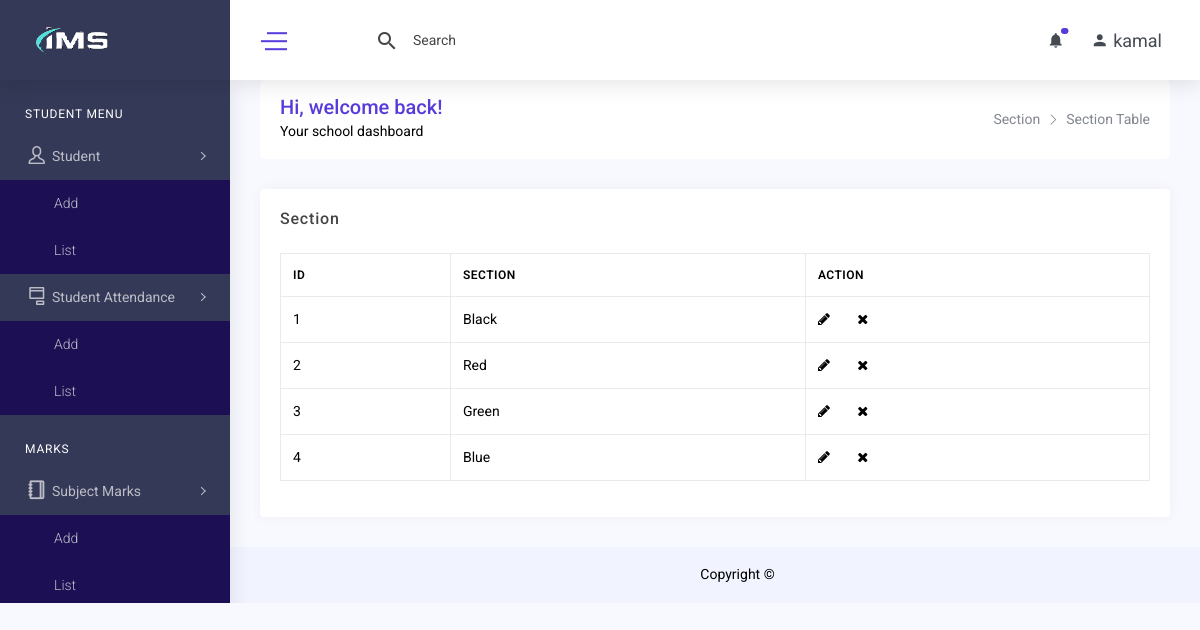
The page /section_list.php (signed in) on the database its author committed.
### tables this page shows
CREATE TABLE `section` (
  `id` int(11) NOT NULL,
  `section` varchar(255) DEFAULT NULL,
  `created_at` datetime DEFAULT NULL,
  `created_by` int(11) DEFAULT NULL,
  `updated_at` datetime DEFAULT NULL,
  `updated_by` int(11) DEFAULT NULL,
  `deleted_at` datetime DEFAULT NULL
);

### class/crud.php (called while the page is built, shortened)
<?php
    class crud{
        private $host='localhost';
        private $connection;
        public function __construct($user,$password,$database){
            $this->user=$user;
            $this->password=$password;
            $this->database=$database;
            $this->connection=new mysqli($this->host,$this->user,$this->password,$this->database);
        }
        public function common_select($table,$fields='*',$condition=false,$sort_field=false,$sort='ASC'){
            $result=array();
            $error=false;
            $sql="select $fields from $table where deleted_at is null ";
            $rs=$this->connection->query($sql);
            if($rs){
                if($rs->num_rows > 0){
                    while($r=$rs->fetch_object()){
                        array_push($result,$r);
                    }
                }
            }else{
                $error=$this->connection->error;
            }
            $return = array('data'=>$result,'error'=>$error);
            return $return;
        }
    }
?>

### include/connection.php (called while the page is built)
<?php
    include_once('class/crud.php');
    $mysqli=new crud("root","","ims");
    $baseurl="http://localhost/ims/";
?>

### section_list.php (the view, shortened to what this page needs)
<?php include('include/header.php') ?>
<?php include('include/sidebar.php')?>
    <div class="content-body">
        <div class="container-fluid">
            <div class="row page-titles mx-0">
                <div class="col-sm-6 p-md-0">
                    <div class="welcome-text">
                        <h4>Hi, welcome back!</h4>
                        <p class="mb-0">Your school dashboard</p>
                    </div>
                </div>
                <div class="col-sm-6 p-md-0 justify-content-sm-end mt-2 mt-sm-0 d-flex">
                    <ol class="breadcrumb">
                        <li class="breadcrumb-item"><a href="section_add.php">Section</a></li>
                        <li class="breadcrumb-item active"><a href="section_list.php">Section Table</a></li>
                    </ol>
                </div>
            </div>
            <div class="row">
                <div class="col-lg-12">
                    <div class="card">
                        <div class="card-header">
                            <h4 class="card-title">Section</h4>
                        </div>
                        <div class="card-body">
                            <div class="table-responsive">
                                <table class="table table-bordered verticle-middle table-responsive-sm">
                                    <thead>
                                        <tr>
                                            <th scope="col">ID</th>
                                            <th scope="col">Section</th>
                                            <th scope="col">Action</th>
                                        </tr>
                                    </thead>
                                    <tbody>
                                        <?php
                                            $result=$mysqli->common_select('section');
                                            if($result){
                                                if($result['data']){
                                                    $i=1;
                                                    foreach($result['data'] as $data){
                                        ?>
                                        <tr>
                                            <td><?= $i++ ?></td>
                                            <td><?= $data-> section ?></td>
                                            <td>
                                                <span>
                                                    <a href="<?= $baseurl ?>section_edit.php?id=<?= $data ->id ?>" class="mr-4" data-toggle="tooltip"
                                                        data-placement="top" title="Edit"><i
                                                            class="fa fa-pencil color-muted"></i> </a>
                                                    <a href="<?= $baseurl ?>section_delete.php?id=<?= $data ->id ?>" data-toggle="tooltip"
                                                        data-placement="top" title="Close"><i
                                                            class="fa fa-close color-danger"></i></a>
                                                </span>
                                            </td>
                                        </tr>
                                        <?php } } } ?>
                                    </tbody>
                                </table>
                            </div>
                        </div>
                    </div>
                </div>
            </div>
        </div>
    </div>
</body>
<?php include('include/footer.php') ?>

### rows shown on the page
section: section "Black"
section: section "Red"
section: section "Green"
section: section "Blue"

### other values the page prints
$_SESSION['username'] "kamal"
